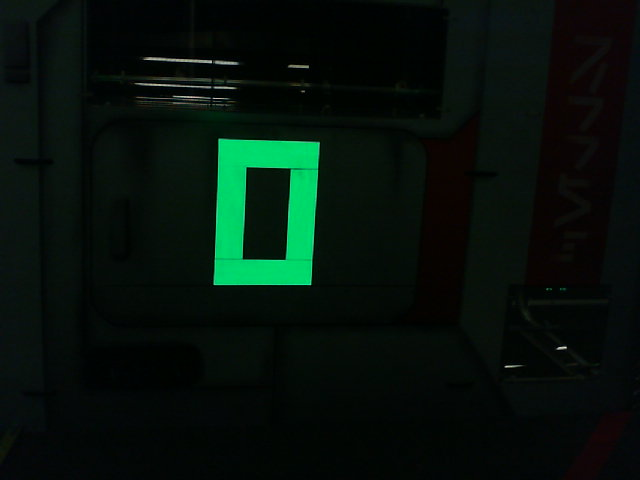
#> input picture test_images/set2/RedLoading-048in-Down.jpg, 640 x 480 px
$ python -i crossfinder.py   (imports and definitions only)
#> lines starting #> are read from the running program, lines starting #| are printed output that depends on the picture; after the words box and inside, x2 and y2 are one past the last pixel; in counts of white or black regions, pixels touching at a corner belong together; long printed decimals are rounded
#> further down, picture is the input picture: shape (480, 640, 3); mean B, G, R 11.1, 17.7, 5.4
#!/usr/bin/env python3

import sys
import math
import cv2
import numpy                    # might be needed
import matplotlib.pyplot as plt


class CrossFinder:
    # height of camera off the floor
    CAMERA_HEIGHT = 33.0   # inches

    # vertical tilt of the camera
    CAMERA_ANGLE = math.radians(31)

    # camera field of view
    # Assumes that the camera is turned 90 degrees, like in 2022
    CAMERA_HFOV = math.radians(50.0)
    CAMERA_VFOV = math.radians(79.5)

    # height of the center of the target off the floor
    TARGET_HEIGHT_FROM_FLOOR = 72.0   # inches

    # target dimensions (inches)
    TARGET_WIDTH = 8.5
    TARGET_HEIGHT = 11.0
    TARGET_AREA = 44.029
    TARGET_PERIMETER = 50.468

    def __init__(self):
        '''Initialization routine
           put any instance variable initialization here'''

        self.target_center = None
        self.target_contour = None
        return

    def process_image(self, camera_frame):
        '''Main image processing routine
        camera_frame is a valid OpenCV image frame in BGR format

        return: should return a list of values:
             success, distance, angle
        where "success" = True if found, False if could not find good cross
        angle should be in degrees'''

        # clear values from previous image
        self.target_center = self.target_contour = None

        img = camera_frame

        threshold = cv2.cvtColor(img, cv2.COLOR_BGR2HSV)
#> threshold: shape (480, 640, 3); mean H, S, V 74, 173.2, 18.4

        myH, myS, myV = 79, 224, 208

        hsvThreshold = 50

        # plt.imshow(img)
        filtered = cv2.inRange(threshold, (myH - hsvThreshold, myS - hsvThreshold, myV - hsvThreshold), (myH + hsvThreshold, myS + hsvThreshold, myV + hsvThreshold))
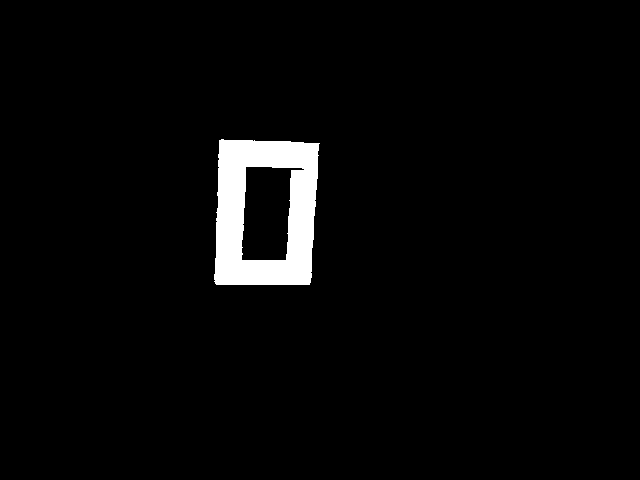
#> filtered: shape (480, 640); 3.2% white; 1 white region

        contours, hierarchy = cv2.findContours(filtered, cv2.RETR_TREE, cv2.CHAIN_APPROX_SIMPLE)
#> contours = 2 contours; box (x1, y1, x2, y2) and area: (214, 139, 320, 285) 13891, (241, 166, 305, 261) 4301

        if len(contours) < 1:
            return False, 0.0, 0.0

        hull = contours[0]
#> hull = contour of 76 points, box (x1, y1, x2, y2) (214, 139, 320, 285), area 13891
        maxArea = cv2.contourArea(hull)
#> maxArea = 13891

        self.target_contour = contours[0]
#> self.target_contour has the same summary as hull

        for contour in contours:
            temp = cv2.convexHull(contour)
            if cv2.contourArea(temp) > maxArea:
                hull = temp
                maxArea = cv2.contourArea(temp)
                self.target_contour = contour
#> this loop made 2 passes
#> maxArea on pass 1: 14172
#> after the loop, hull = contour of 15 points, box (x1, y1, x2, y2) (214, 139, 320, 285), area 14172; maxArea = 14172

        epsilon = 0.01* cv2.arcLength(hull, True)
#> epsilon = 4.8
        hull_approx = cv2.approxPolyDP(hull, epsilon, True)
#> hull_approx = [[219, 140], [319, 143], [309, 284], [215, 283]]

        left = right = hull_approx[0][0][0]
#> left = 219; right = 219
        top = bot = hull_approx[0][0][1]
#> top = 140; bot = 140

        for pt in hull_approx:
            left = min(left, pt[0][0])
            right = max(right, pt[0][0])
            top = min(top, pt[0][1])
            bot = max(bot, pt[0][1])
#> this loop made 4 passes
#> (left, right, bot) on passes 1 to 2: (219, 219, 140), (219, 319, 143)
#> (pt, left, right, bot) on passes 3 to 4: ([[309, 284]], 219, 319, 284), ([[215, 283]], 215, 319, 284)

        target_width = right - left
#> target_width = 104
        target_height = bot - top
#> target_height = 144

        if target_height == 0 or target_width == 0:
            return False, 0.0, 0.0

        target_height_aspect_ratio = CrossFinder.TARGET_HEIGHT/float(target_height)
#> target_height_aspect_ratio = 0.0764
        target_width_aspect_ratio = CrossFinder.TARGET_WIDTH/float(target_width)
#> target_width_aspect_ratio = 0.0817

        if cv2.contourArea(self.target_contour) == 0 or cv2.arcLength(self.target_contour, True) == 0:
            return False, 0.0, 0.0

        target_area_ratio = CrossFinder.TARGET_AREA/cv2.contourArea(self.target_contour)
#> target_area_ratio = 0.00317

        target_perimeter_ratio = CrossFinder.TARGET_PERIMETER/cv2.arcLength(self.target_contour, True)
#> target_perimeter_ratio = 0.102

        print("Side Length", abs(target_height_aspect_ratio - target_width_aspect_ratio))
#| Side Length 0.005342

        # comparing the ratio of side lengths of the target
        if not abs(target_height_aspect_ratio - target_width_aspect_ratio) <= 0.15:
            return False, 0.0, 0.0

        print("Area: ", abs(target_area_ratio - target_perimeter_ratio* target_perimeter_ratio), "Perimeter: ", abs(target_perimeter_ratio - target_height_aspect_ratio))
#| Area:  0.007209 Perimeter:  0.02548

        # comparing the ratio of area and perimeter of the target
        if not (abs(target_area_ratio - target_height_aspect_ratio* target_height_aspect_ratio) <= 0.3 and abs(target_perimeter_ratio - target_height_aspect_ratio) <= 0.2):
            return False, 0.0, 0.0

        self.target_center = [(left+right)/2, (top+bot)/2]
#> self.target_center = [267, 212]

        x_res = camera_frame.shape[1]
#> x_res = 640
        y_res = camera_frame.shape[0]
#> y_res = 480

        angle = (self.target_center[0] - (x_res/2)) * self.CAMERA_HFOV/x_res
#> angle = -0.0723
        dis = (self.TARGET_HEIGHT_FROM_FLOOR - self.CAMERA_HEIGHT)/math.tan((self.target_center[1] - (y_res/2)) * self.CAMERA_VFOV/y_res + self.CAMERA_ANGLE)
#> dis = 78.69

        return True, dis, math.degrees(angle)

    # [106 lines left out: functions prepare_output_image, process_files, time_processing, main, not called in this run]


# [2 lines not run here, left out]

>>> import cv2
>>> picture = cv2.imread('../test_images/set2/RedLoading-048in-Down.jpg')
>>> result = CrossFinder().process_image(picture)
#> result = (True, 78.69, -4.14)

$ run again, on test_images/set2/RedLoading-084in.jpg
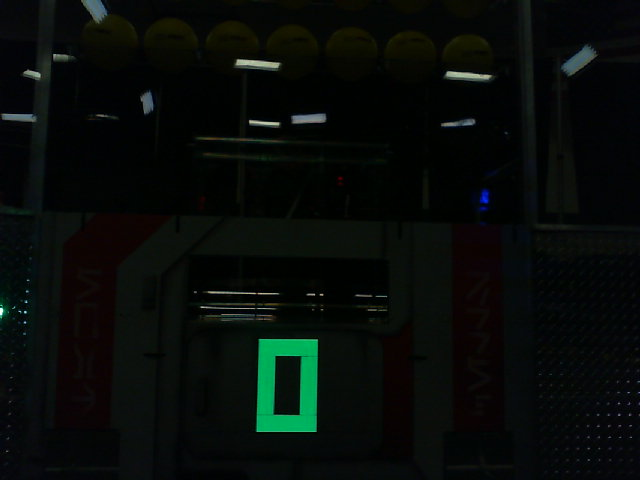
#> input picture test_images/set2/RedLoading-084in.jpg, 640 x 480 px
#> picture is the input picture: shape (480, 640, 3); mean B, G, R 8.8, 11.5, 7
#> threshold: shape (480, 640, 3); mean H, S, V 75.1, 153.5, 13
#> in process_image, `filtered = cv2.inRange(threshold, (myH - hsvThreshold, myS - hsvThresh..`:
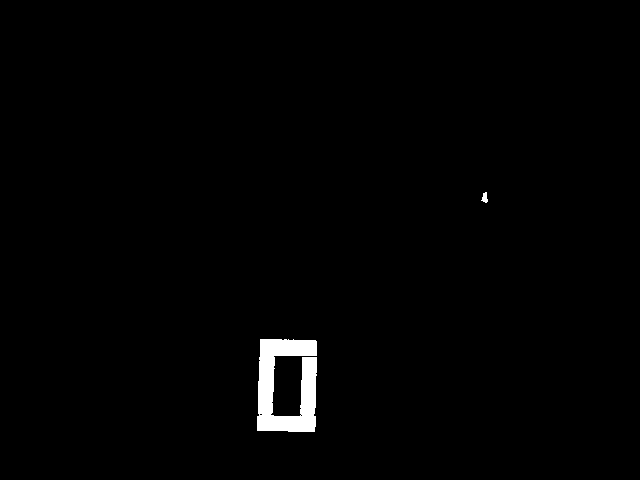
#> filtered: shape (480, 640); 1.2% white; 2 white regions
#> contours = 4 contours, 2 with area under 20; largest, box (x1, y1, x2, y2) and area: (257, 339, 317, 432) 3390, (481, 192, 488, 203) 34
#> in process_image, `hull = contours[0]`: hull = contour of 75 points, box (x1, y1, x2, y2) (257, 339, 317, 432), area 3390
#> in process_image, `maxArea = cv2.contourArea(hull)`: maxArea = 3389.5
#> self.target_contour has the same summary as hull
#> the loop in process_image, `for contour in contours:` made 4 passes
#> maxArea on pass 1: 5268.5
#> after the loop in process_image, `for contour in contours:`: hull = contour of 12 points, box (x1, y1, x2, y2) (257, 339, 317, 432), area 5268; maxArea = 5268.5
#> epsilon = 2.95
#> hull_approx = [[315, 340], [314, 431], [257, 430], [260, 339]]
#> in process_image, `left = right = hull_approx[0][0][0]`: left = 315
#> in process_image, `top = bot = hull_approx[0][0][1]`: top = 340
#> the loop in process_image, `for pt in hull_approx:` made 4 passes
#> (pt, left, top, bot) on passes 2 to 4: ([[314, 431]], 314, 340, 431), ([[257, 430]], 257, 340, 431), ([[260, 339]], 257, 339, 431)
#> target_width = 58
#> target_height = 92
#> target_height_aspect_ratio = 0.12
#> target_width_aspect_ratio = 0.147
#> target_area_ratio = 0.013
#> target_perimeter_ratio = 0.0982
#| Side Length 0.02699
#| Area:  0.003349 Perimeter:  0.02138
#> self.target_center = [286, 385]
#> angle = -0.0464
#> dis = 27.29
#> result = (True, 27.29, -2.66)

$ run again, on test_images/set2/RedLoading-108in.jpg
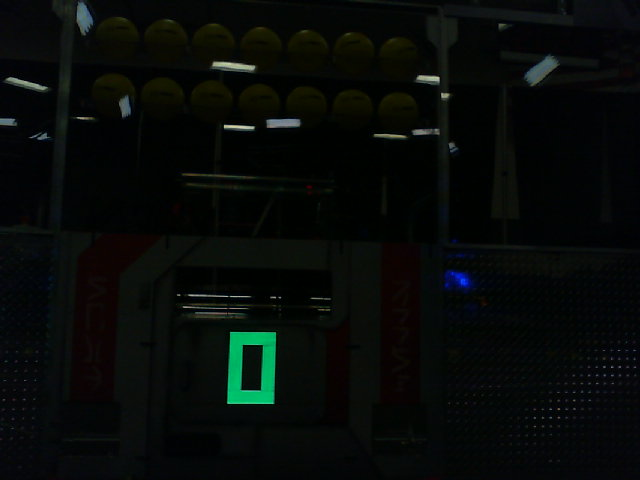
#> input picture test_images/set2/RedLoading-108in.jpg, 640 x 480 px
#> picture is the input picture: shape (480, 640, 3); mean B, G, R 8.3, 10.3, 6.8
#> threshold: shape (480, 640, 3); mean H, S, V 75.2, 150.8, 11.8
#> in process_image, `filtered = cv2.inRange(threshold, (myH - hsvThreshold, myS - hsvThresh..`:
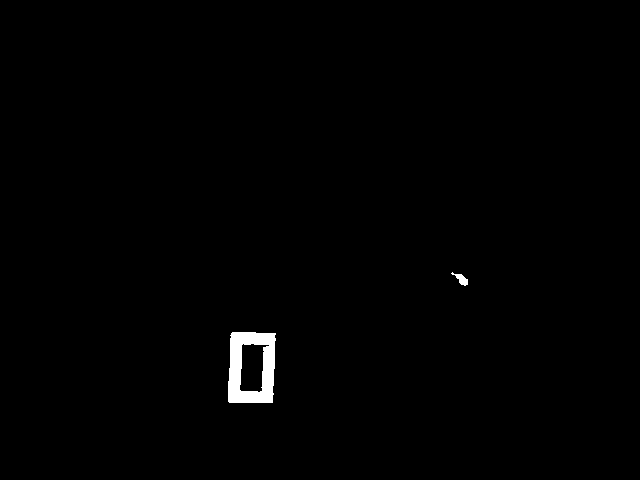
#> filtered: shape (480, 640); 0.75% white; 2 white regions
#> contours = 3 contours; box (x1, y1, x2, y2) and area: (228, 332, 276, 403) 3068, (239, 343, 270, 393) 1059, (451, 272, 468, 286) 80
#> in process_image, `hull = contours[0]`: hull = contour of 31 points, box (x1, y1, x2, y2) (228, 332, 276, 403), area 3068
#> in process_image, `maxArea = cv2.contourArea(hull)`: maxArea = 3068.5
#> self.target_contour has the same summary as hull
#> the loop in process_image, `for contour in contours:` made 3 passes
#> maxArea on pass 1: 3152
#> after the loop in process_image, `for contour in contours:`: hull = contour of 12 points, box (x1, y1, x2, y2) (228, 332, 276, 403), area 3152; maxArea = 3152
#> epsilon = 2.26
#> hull_approx = [[275, 333], [272, 402], [229, 402], [231, 333]]
#> in process_image, `left = right = hull_approx[0][0][0]`: left = 275
#> in process_image, `top = bot = hull_approx[0][0][1]`: top = 333
#> the loop in process_image, `for pt in hull_approx:` made 4 passes
#> target_width = 46
#> target_height = 69
#> target_height_aspect_ratio = 0.159
#> target_width_aspect_ratio = 0.185
#> target_area_ratio = 0.0143
#> target_perimeter_ratio = 0.218
#| Side Length 0.02536
#| Area:  0.0333 Perimeter:  0.05885
#> self.target_center = [252, 367.5]
#> angle = -0.0927
#> dis = 30.34
#> result = (True, 30.34, -5.31)
